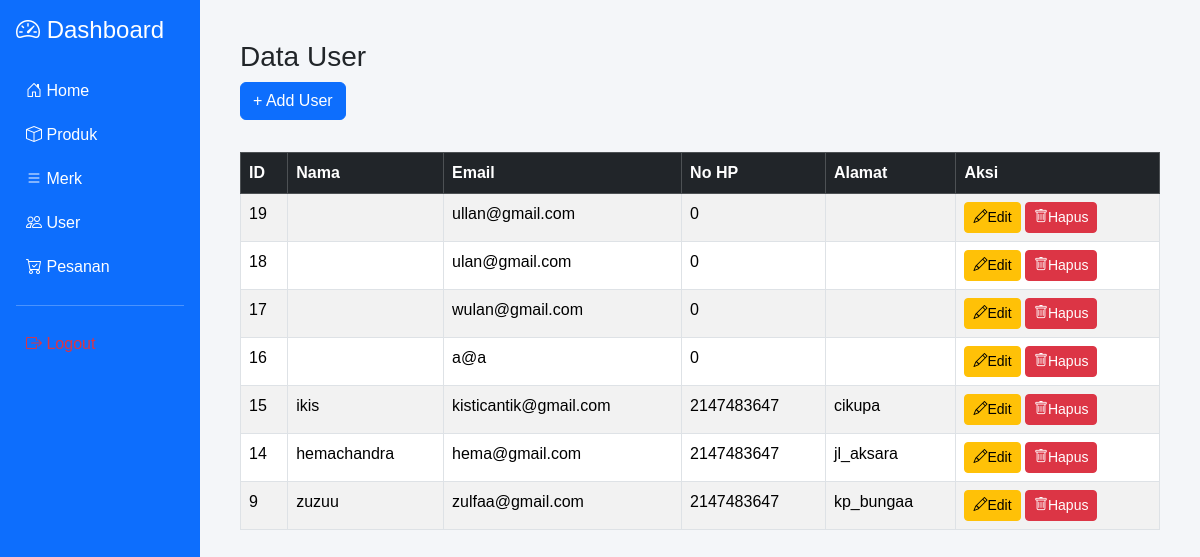
/admin/index.php?page=user (signed in), run on the app's committed database.
### tables this page shows
CREATE TABLE `pengguna` (
  `id_pengguna` int(11) NOT NULL,
  `nama_pengguna` varchar(25) NOT NULL,
  `email` varchar(25) NOT NULL,
  `password` text NOT NULL,
  `no_hp` int(13) NOT NULL,
  `alamat` varchar(25) NOT NULL
);

### admin/user.php (the view, shortened to what this page needs)
<?php
include "../db/koneksi.php";
$sql = "SELECT * FROM pengguna ORDER BY id_pengguna DESC";
$result = $koneksi->query($sql);
?>
<div class="content">
  <h3>Data User</h3>
  <a href="?page=user_add" class="btn btn-primary mb-3">+ Add User</a>
  <table class="table table-striped table-bordered mt-3">
    <thead class="table-dark">
      <tr>
        <th>ID</th>
        <th>Nama</th>
        <th>Email</th>
        <th>No HP</th>
        <th>Alamat</th>
        <th>Aksi</th>
      </tr>
    </thead>
    <tbody>
      <?php while ($row = $result->fetch_assoc()): ?>
      <tr>
        <td><?= $row['id_pengguna'] ?></td>
        <td><?= $row['nama_pengguna'] ?></td>
        <td><?= $row['email'] ?></td>
        <td><?= $row['no_hp'] ?></td>
        <td><?= $row['alamat'] ?></td>
        <td>
          <a href="index.php?page=user_update&id=<?= $row['id_pengguna'] ?>" class="btn btn-sm btn-warning"><i class="bi bi-pencil"></i>Edit</a>
          <a href="user_delete.php?id=<?= $row['id_pengguna'] ?>" class="btn btn-sm btn-danger"  onclick="return confirm('Yakin hapus user ini?')"> <i class="bi bi-trash"></i>Hapus</a>
        </td>
      </tr>
      <?php endwhile; ?>
    </tbody>
  </table>
</div>

### admin/index.php (style rules this page uses)
body { font-family: Arial, sans-serif; background:#f4f6f9; }
.content { padding:20px; }

### data on the page
pengguna: id_pengguna "19", email "ullan@gmail.com", no_hp "0"
pengguna: id_pengguna "18", email "ulan@gmail.com", no_hp "0"
pengguna: id_pengguna "17", email "wulan@gmail.com", no_hp "0"
pengguna: id_pengguna "16", email "a@a", no_hp "0"
pengguna: id_pengguna "15", nama_pengguna "ikis", email "kisticantik@gmail.com", no_hp "2147483647", alamat "cikupa"
pengguna: id_pengguna "14", nama_pengguna "hemachandra", email "hema@gmail.com", no_hp "2147483647", alamat "jl_aksara"
pengguna: id_pengguna "9", nama_pengguna "zuzuu", email "zulfaa@gmail.com", no_hp "2147483647", alamat "kp_bungaa"
